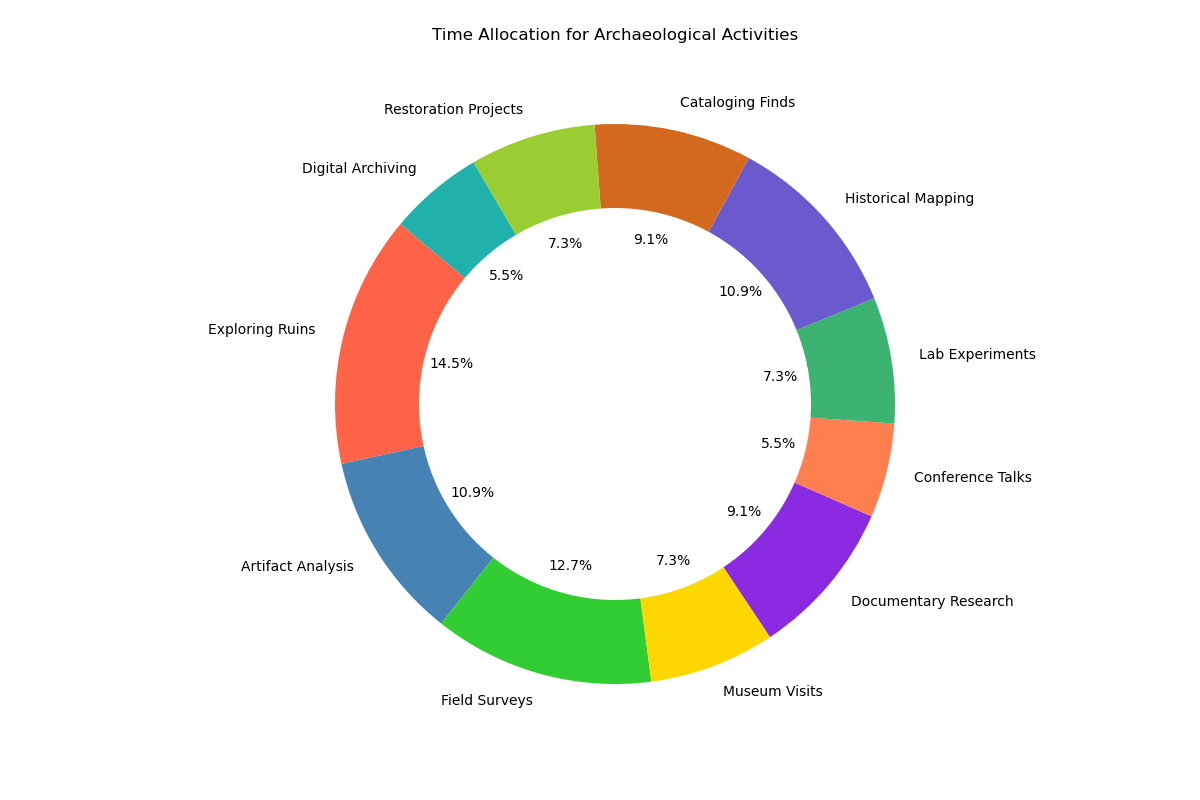

Recreate this plot in Python.

import matplotlib.pyplot as plt

# Data to plot
activities = ['Exploring Ruins', 'Artifact Analysis', 'Field Surveys', 'Museum Visits', 'Documentary Research', 'Conference Talks', 'Lab Experiments', 'Historical Mapping', 'Cataloging Finds', 'Restoration Projects', 'Digital Archiving']
time_spent = [4.0, 3.0, 3.5, 2.0, 2.5, 1.5, 2.0, 3.0, 2.5, 2.0, 1.5]
colors = ['#FF6347', '#4682B4', '#32CD32', '#FFD700', '#8A2BE2', '#FF7F50', '#3CB371', '#6A5ACD', '#D2691E', '#9ACD32', '#20B2AA']

# Plot pie chart
plt.figure(figsize=(12, 8))
plt.pie(time_spent, labels=activities, colors=colors, autopct='%1.1f%%', startangle=140)

# Draw a circle at the center of pie to make it look like a donut
centre_circle = plt.Circle((0,0),0.70,fc='white')
fig = plt.gcf()
fig.gca().add_artist(centre_circle)

# Equal aspect ratio ensures that pie is drawn as a circle.
plt.axis('equal')

plt.title('Time Allocation for Archaeological Activities', pad=40)
plt.show()
